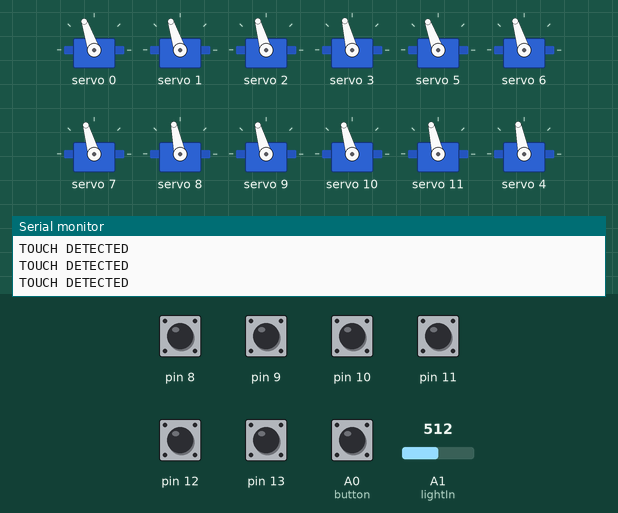
Bench run of a sketch on a simulated Arduino Uno, built with avr-gcc and run on an emulated ATmega328P. Parts: 12 × servo, the last lines printed to the serial monitor. Inputs (shaded band) come from the test bench; at power-on: A0 (button), pin 8–13 HIGH, A1 (lightIn) = 512. Random numbers use the default seed unless the sketch sets one.

Above: at 2.2 s.
2.3 s: A0 (button) pulled LOW for 0.15 s
At 2.71 s:
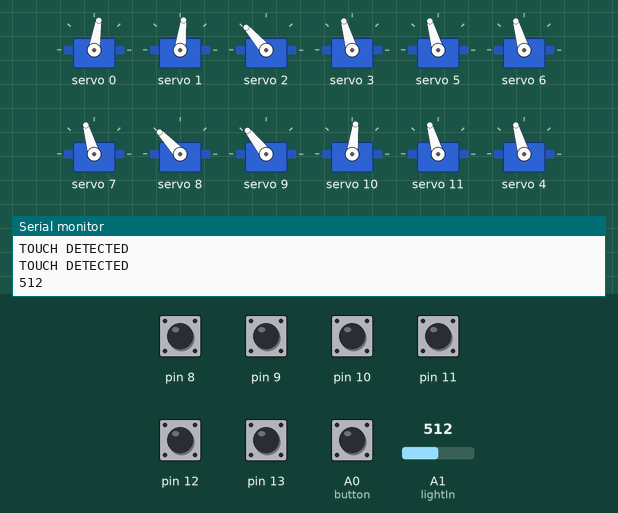
5.3 s: A0 (button) pulled LOW for 1 s
At 5.51 s:
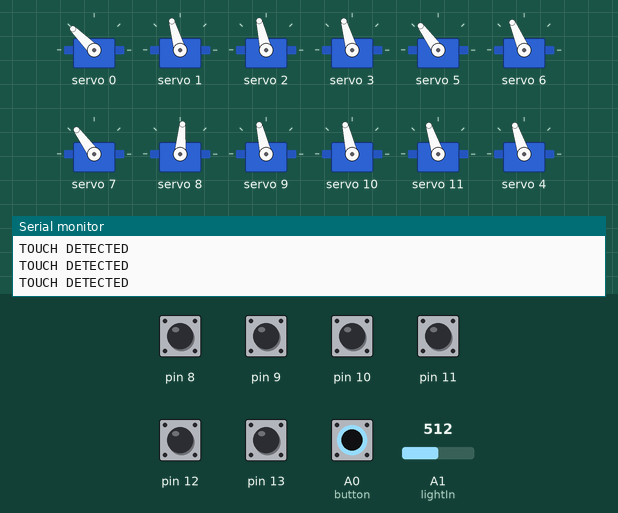
8.3 s: A0 (button) pulled LOW for 0.15 s
At 9.25 s:
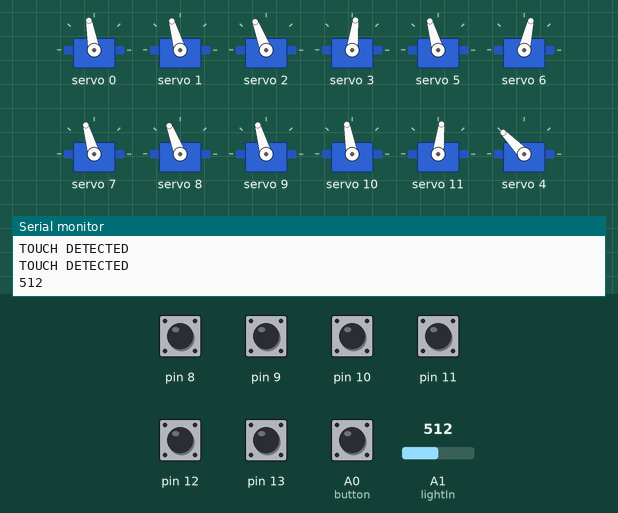
11.3 s: A0 (button) pulled LOW for 0.15 s
At 12.66 s:
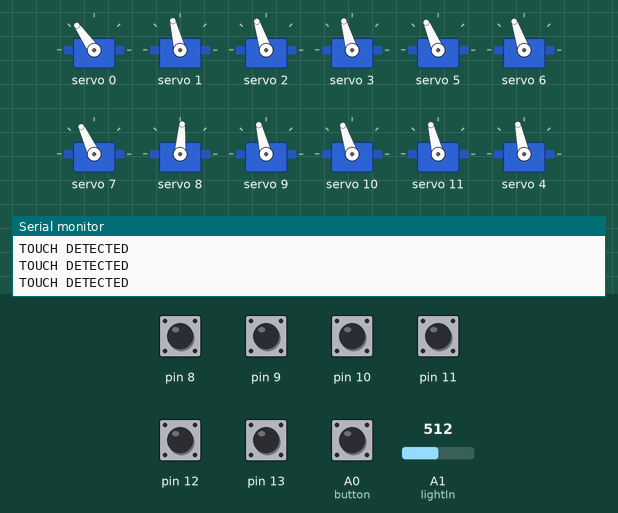
14.3 s: A1 (lightIn) set to 990
17.3 s: A1 (lightIn) set to 1007
Timing chart, 0 to 25.9 s (numbered marks = the images above; inputs shaded):
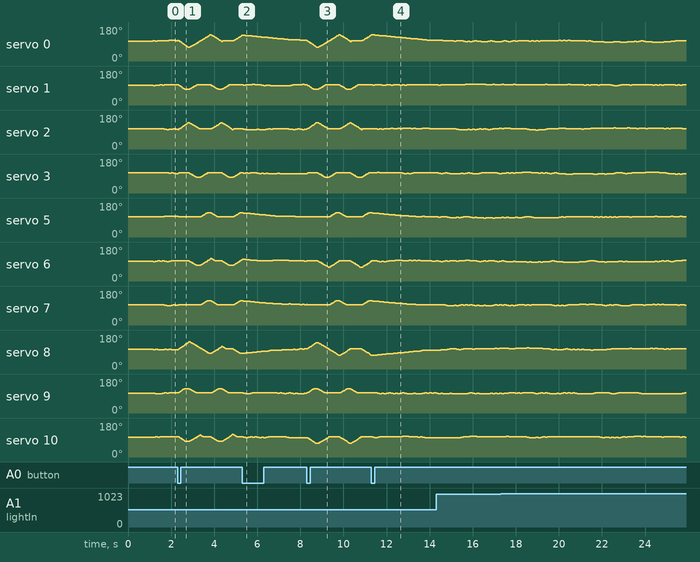

The sketch:

spider.ino
```cpp
#include <Wire.h>
#include <Adafruit_PWMServoDriver.h>
#include <elapsedMillis.h>

#define SERVOMIN 120
#define SERVOMAX 550

Adafruit_PWMServoDriver pwm = Adafruit_PWMServoDriver();

byte button = A0; // on/off button
bool lastButtonState;
bool currentButtonState;
bool on;

int lightIn = A1; // light pin and value for light punishment
int lightValue;

int jiggleCounter = 0;

// mid,upR,upRB,upL,upLB,fwdR,fwdL,bwdR,bwdL
int movement[3][9] = {
  {90,110,70,70,110,125,60,65,120}, // straight
  {90,110,70,70,110,130,60,70,120}, // left
  {90,110,70,70,110,120,60,60,120}  // right
};

int currentMovement = 0;

struct VECTOR {
  int a, b;
};

struct LEG {
  int sPin;
  int rPin;
  int switchPin;
  int touchPin;
  VECTOR pos;
  VECTOR target;
  bool switchState;
  bool touchState;

  void move () {
    if (target.a != pos.a) {
      pos.a += ((target.a > pos.a) ? 1 : (-1));
      pwm.setPWM(sPin, 0, map(pos.a, 0, 180, SERVOMIN, SERVOMAX));
    }
    if (target.b != pos.b) {
      pos.b += ((target.b > pos.b) ? 1 : (-1));
      pwm.setPWM(rPin, 0, map(pos.b, 0, 180, SERVOMIN, SERVOMAX));
    }
  }

  void setTarget (VECTOR t) {
    target = t;
  }
};

LEG a, b, c, d, e, f;

elapsedMillis t;

int phase;

void setup() {
  Serial.begin(9600);

  pwm.begin();
  pwm.setPWMFreq(50);

  stand();
  delay(1000); // WICHTIG ANSONSTEN BEWEGUNGEN NICHT ABGESCHLOSSEN

  a = {0, 1, 2, 8, {90, 90}, {90, 90}};
  b = {2, 3, 3, 9, {90, 90}, {90, 90}};
  c = {4, 5, 4, 10, {90, 90}, {90, 90}};
  d = {6, 7, 5, 11, {90, 90}, {90, 90}};
  e = {8, 9, 6, 12, {90, 90}, {90, 90}};
  f = {10, 11, 7, 13, {90, 90}, {90, 90}};

  pinMode(button, INPUT_PULLUP);

  for (int i = 2; i < 14; i++) {
    pinMode(i, INPUT_PULLUP);
  }
}

void loop() {
  a.move();
  b.move();
  c.move();
  d.move();
  e.move();
  f.move();
  delay(10); // ZEIT ZUM BEWEGEN DES SERVOS


  lastButtonState = currentButtonState;
  currentButtonState = digitalRead(button);

  if (currentButtonState != lastButtonState && currentButtonState == LOW) {
    on = !on;
    currentMovement = random(0,3); // -> 0-2
  }

  if (on == false) {
    stand();

    for (int i = 8; i < 14; i++) {
      if (digitalRead(i) == HIGH) {
        Serial.println("TOUCH DETECTED");
        jiggleCounter = 100;
      }
    }

    int lightValue = analogRead(lightIn);
    Serial.println(lightValue);
    if (lightValue <= 400) {
      jiggleCounter = 100;
    }

    if (jiggleCounter > 0) {
      jiggleCounter--;
      jiggle();
    }

    return;
  }


  if (t > 500) {
    t = 0;

    if (phase == 0) {
      a.setTarget({movement[currentMovement][6], movement[currentMovement][3]});
      e.setTarget({movement[currentMovement][5], movement[currentMovement][1]});

      b.setTarget({movement[currentMovement][8], movement[currentMovement][0]});
      f.setTarget({movement[currentMovement][7], movement[currentMovement][0]});

      c.setTarget({movement[currentMovement][0], movement[currentMovement][0]});
      d.setTarget({movement[currentMovement][0], movement[currentMovement][0]});

    }
    if (phase == 1) {
      a.setTarget({movement[currentMovement][0], movement[currentMovement][0]});
      e.setTarget({movement[currentMovement][0], movement[currentMovement][0]});

      b.setTarget({movement[currentMovement][6], movement[currentMovement][3]});
      f.setTarget({movement[currentMovement][4], movement[currentMovement][2]});

      c.setTarget({movement[currentMovement][8], movement[currentMovement][0]});
      d.setTarget({movement[currentMovement][7], movement[currentMovement][0]});


    }
    if (phase == 2) {
      a.setTarget({movement[currentMovement][8], movement[currentMovement][0]});
      e.setTarget({movement[currentMovement][7], movement[currentMovement][0]});

      b.setTarget({movement[currentMovement][0], movement[currentMovement][0]});
      f.setTarget({movement[currentMovement][0], movement[currentMovement][0]});

      c.setTarget({movement[currentMovement][6], movement[currentMovement][4]});
      d.setTarget({movement[currentMovement][5], movement[currentMovement][1]});

    }

    phase = (phase + 1) % 3;

  }


}

void stand() {
  a.setTarget({movement[currentMovement][0], movement[currentMovement][0]});
  b.setTarget({movement[currentMovement][0], movement[currentMovement][0]});
  c.setTarget({movement[currentMovement][0], movement[currentMovement][0]});
  d.setTarget({movement[currentMovement][0], movement[currentMovement][0]});
  e.setTarget({movement[currentMovement][0], movement[currentMovement][0]});
  f.setTarget({movement[currentMovement][0], movement[currentMovement][0]});
}

void jiggle() {
  a.setTarget({(int)random(80, 100), (int)random(80, 100)});
  b.setTarget({(int)random(80, 100), (int)random(80, 100)});
  c.setTarget({(int)random(80, 100), (int)random(80, 100)});
  d.setTarget({(int)random(80, 100), (int)random(80, 100)});
  e.setTarget({(int)random(80, 100), (int)random(80, 100)});
  f.setTarget({(int)random(80, 100), (int)random(80, 100)});
}
```
